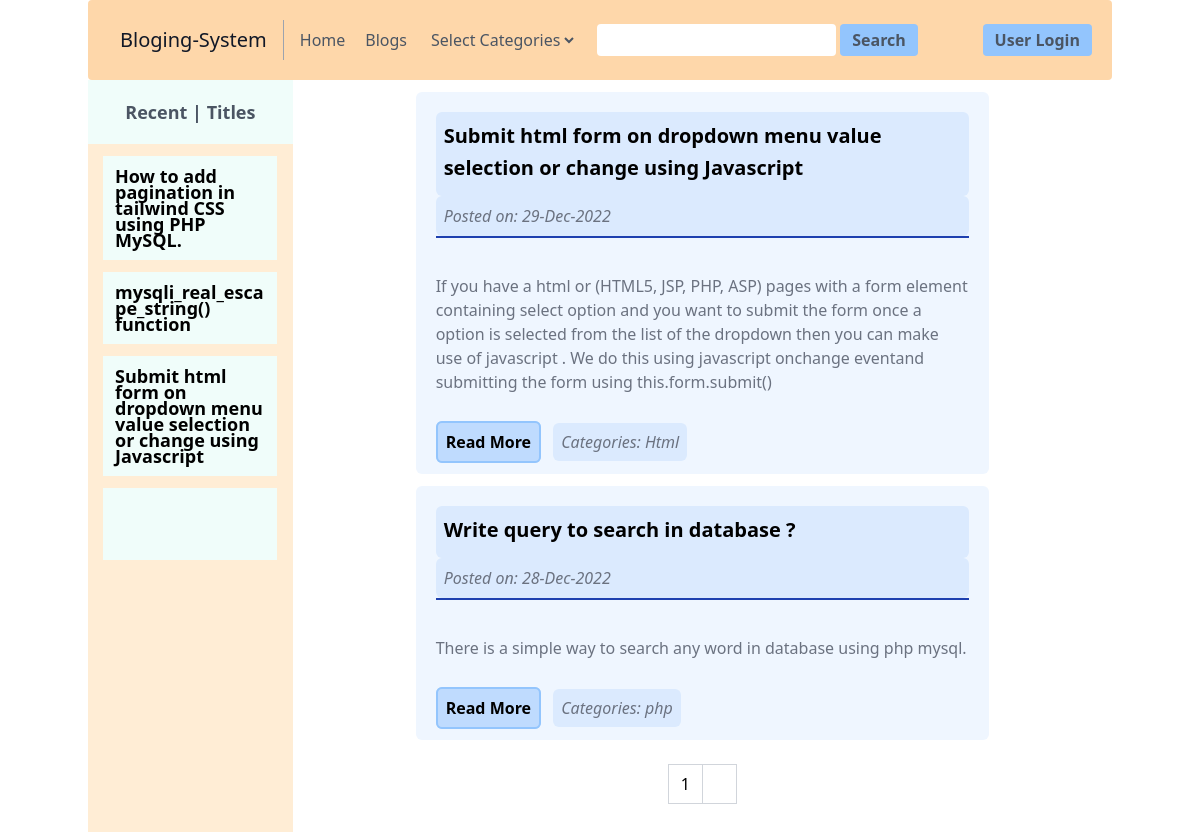
The app's page /index.php?page=2 with its own data.
### tables this page shows
CREATE TABLE `blog` (
  `blogId` int(11) NOT NULL,
  `blogTitle` text NOT NULL,
  `blogDesc` text NOT NULL,
  `blogContent` longtext NOT NULL,
  `blogCategories` text NOT NULL,
  `postDate` timestamp NOT NULL DEFAULT current_timestamp()
);

### index.php (the view, shortened to what this page needs)
<?php include "config.php";?>
<?php include "head/head.php";?>
</head>
<body>
<?php include "header.php";?>
<?php
if(!isset($_GET['page'])){
    $page = 1;
}else{
    $page= $_GET['page'];
}
$limit = 2;
$offset = ($page - 1)*$limit;
?>
<div class="container flex mx-auto">
    <div class="w-[20%] min-h-screen bg-orange-100">
        <h2 data-aos="flip-down" class="text-lg text-2xl bg-teal-50 text-gray-600 text-center font-bold leading-[4rem]">Recent | Titles</h2>
        <?php
            $sql = "SELECT * FROM blog ORDER BY postDate DESC";
            $query = mysqli_query($conn , $sql);
            $rows = mysqli_num_rows($query);
            if($rows)
            {
                while($rows = mysqli_fetch_assoc($query))
                { ?>
                    <ul class="w-[85%] mx-auto bg-teal-50 p-3 my-3">
                        <li data-aos="flip-right" class="text-lg break-words font-bold leading-4 "><?= $rows['blogTitle']; ?></li>
                    </ul>
                <?php
                }
            }
        ?>
    </div>
    <div class="w-[80%]">
    <?php
        if(isset($_POST['cat'])){
            $sql = "SELECT * FROM blog WHERE blogCategories='{$_POST['cat']}'";
            $query = mysqli_query($conn , $sql);
            $rows = mysqli_num_rows($query);
            $count = 1;
            if($rows)
            {
                while($rows = mysqli_fetch_assoc($query))
                { ?>
                    <div data-aos="<?php if($count%2 == 0){echo'fade-left';}else{ echo 'fade-right';} $count++; ?>" class="w-[70%] mx-auto p-5 bg-blue-50 rounded-md my-3">
                        <h3 class="text-xl bg-blue-100 p-2 rounded-md font-bold leading-8 pb-3"><?php echo $rows['blogTitle']; ?></h3>
                        <span class="block bg-blue-100 p-2 rounded-md italic text-gray-500">Posted on: <?php echo date('d-M-Y', strtotime($rows['postDate'])); ?></span>
                        <p class="text-gray-500 py-9 border-t-2 border-blue-800"><?php echo $rows['blogDesc']; ?></p>
                        <a href="blog.php?blogId=<?php echo $rows['blogId']; ?>" class="bg-blue-200 p-2 border-2 border-blue-300 rounded-md font-bold hover:bg-blue-300">Read More</a>
                        <span class="mx-2 bg-blue-100 p-2 rounded-md italic text-gray-500">Categories: <?php echo $rows['blogCategories']; ?></span>
                    </div>
                <?php
                }
            }
        }else{
            $sql = "SELECT * FROM blog ORDER BY postDate DESC LIMIT $offset,$limit";
            $query = mysqli_query($conn , $sql);
            $rows = mysqli_num_rows($query);
            $count = 1;
            if($rows)
            {
                while($rows = mysqli_fetch_assoc($query))
                { ?>
                    <div data-aos="<?php if($count%2 == 0){echo'fade-left';}else{echo 'fade-right';} $count++; ?>" class="w-[70%] mx-auto p-5 bg-blue-50 rounded-md my-3">
                        <h3 class="text-xl bg-blue-100 p-2 rounded-md font-bold leading-8 pb-3"><?php echo $rows['blogTitle']; ?></h3>
                        <span class="block bg-blue-100 p-2 rounded-md italic text-gray-500">Posted on: <?php echo date('d-M-Y', strtotime($rows['postDate'])); ?></span>
                        <p class="text-gray-500 py-9 border-t-2 border-blue-800"><?php echo $rows['blogDesc']; ?></p>
                        <a href="blog.php?blogId=<?php echo $rows['blogId']; ?>" class="bg-blue-200 p-2 border-2 border-blue-300 rounded-md font-bold hover:bg-blue-300">Read More</a>
                        <span class="mx-2 bg-blue-100 p-2 rounded-md italic text-gray-500">Categories: <?php echo $rows['blogCategories']; ?></span>
                    </div>
                <?php
                }
            }
        }
    ?>
<?php
    $pagination = "SELECT * FROM blog";
    $run = mysqli_query($conn , $pagination);
    $tota_post = mysqli_num_rows($run);
    $pages = ceil($tota_post / $limit);
    ?>
    <nav aria-label="Page navigation example ">
        <ul class="flex -space-x-px py-5 justify-center">
        <?php for ($i=1; $i <= $pages; $i++) {?>
            <li>
                <a href="index.php?page=<?=$i?>" class="visited:<?=($i == $page) ? $active="bg-blue-700 text-white": "";?> px-3 py-2 leading-tight bg-white border border-gray-300 hover:bg-blue-100 hover:text-gray-700 dark:bg-gray-800 dark:border-gray-700 dark:text-gray-400 dark:hover:bg-gray-700 dark:hover:text-white"><?= $i?></a>
            </li>
        <?php } ?>
        </ul>
    </nav>
    </div>
</div>
</body>
</html>

### records on screen
blog: blogTitle "How to add pagination in tailwind CSS using PHP MySQL."
blog: blogTitle "mysqli_real_escape_string() function"
blog: blogTitle "Submit html form on dropdown menu value selection or change using Javascript", postDate "29-Dec-2022", blogDesc "If you have a html or (HTML5, JSP, PHP, ASP) pages with a form element containing select option and you want to submit the form once a option is selected from the list of the dropdown then you can make use of javascript . We do this using javascript onchange eventand submitting the form using this.form.submit()", blogCategories "Html"
blog: blogTitle "Write query to search in database ?", postDate "28-Dec-2022", blogDesc "There is a simple way to search any word in database using php mysql.", blogCategories "php"
